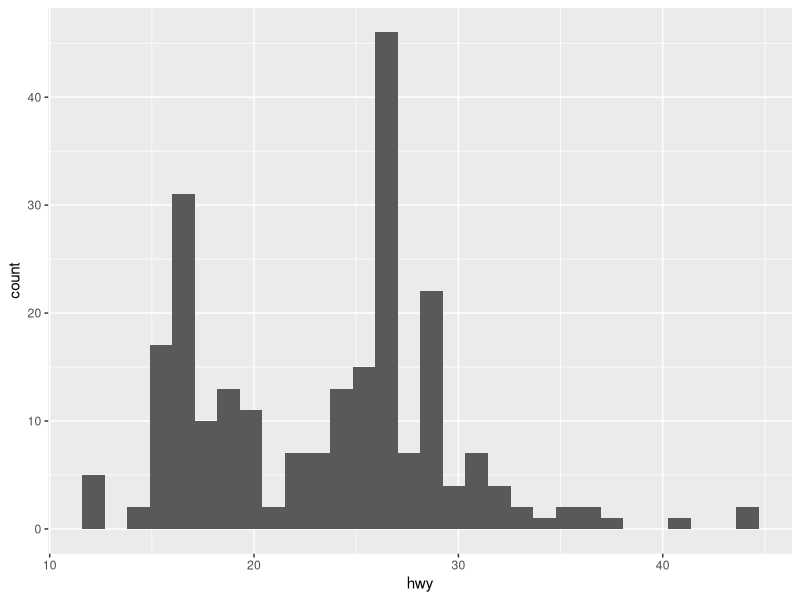
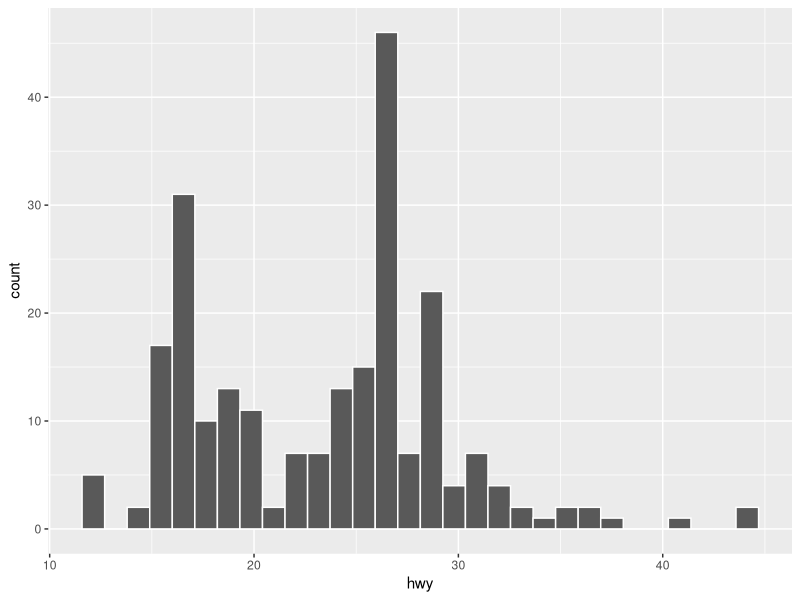
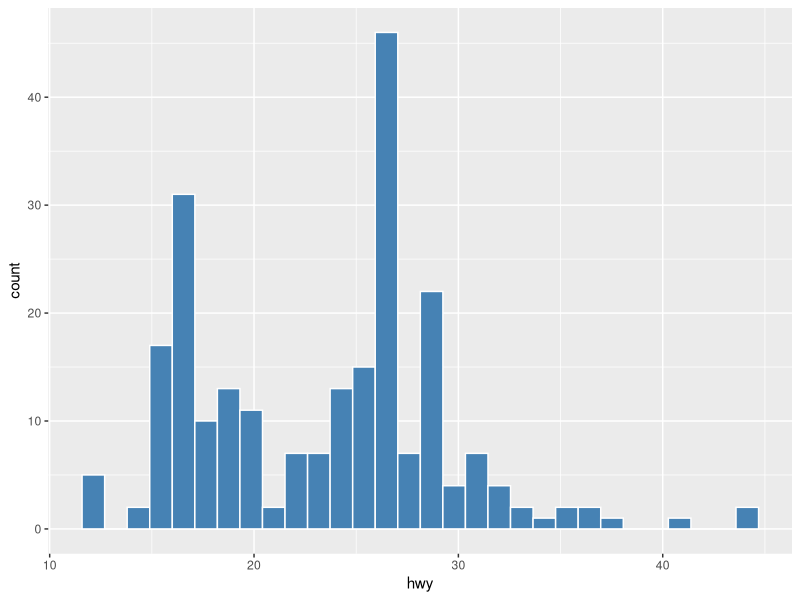
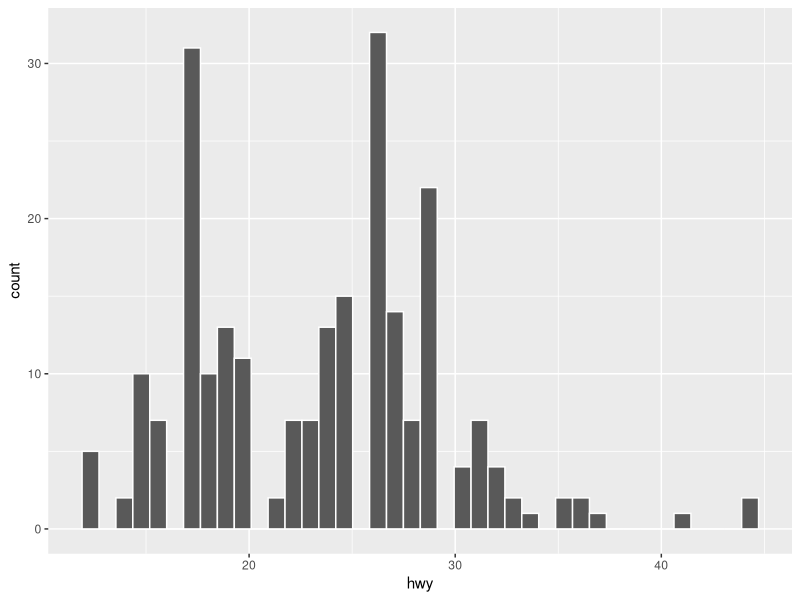
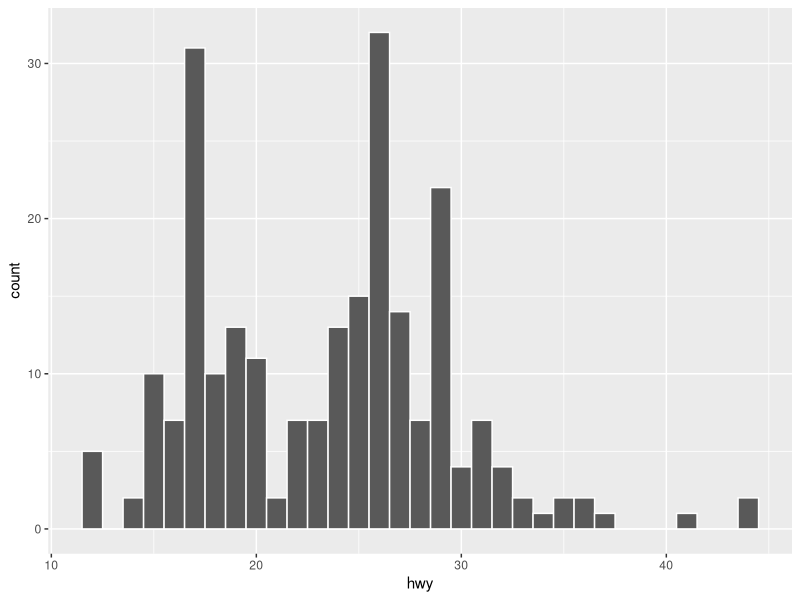
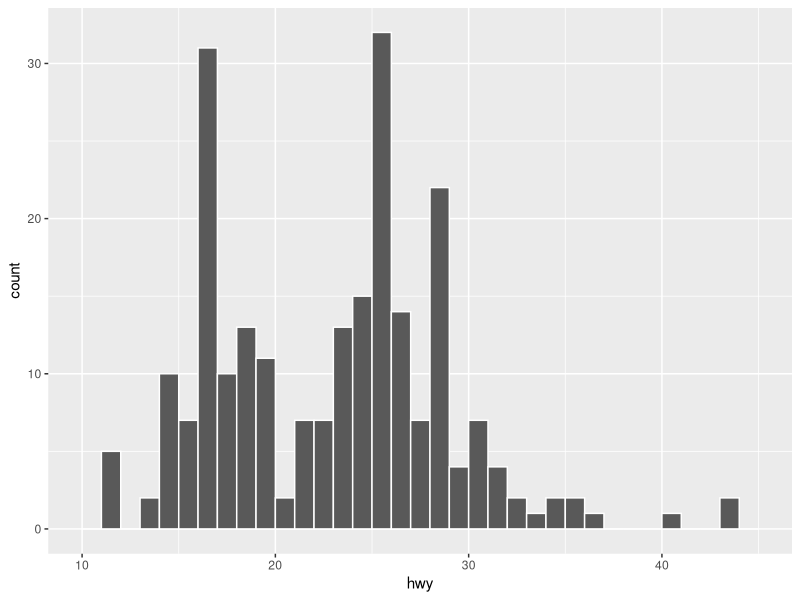
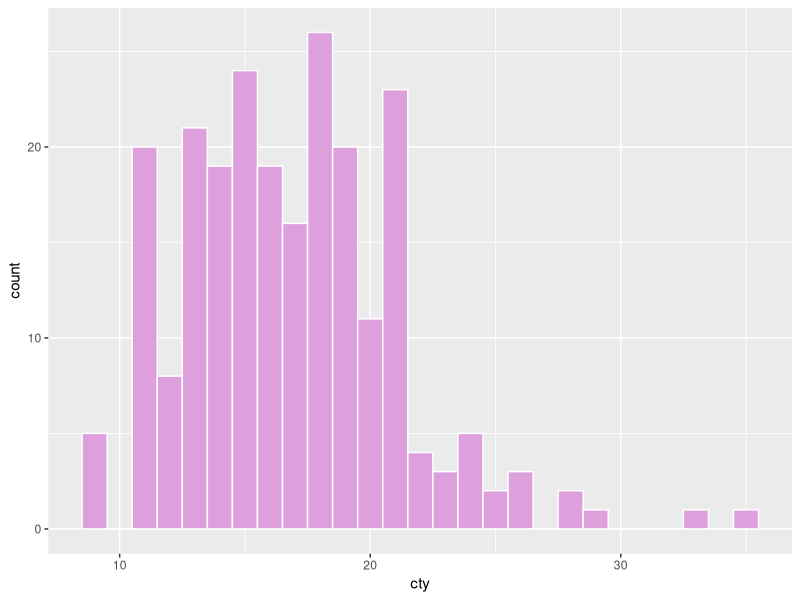
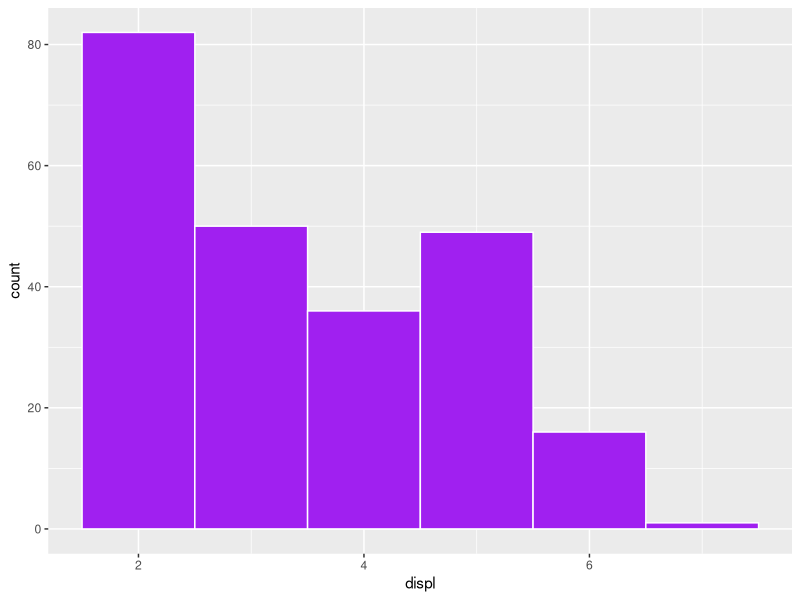

Source code (R) for these figures, in order:
library(tidyverse)
library(ggplot2)
ggplot(mpg) +
    geom_histogram(mapping = aes(x = hwy))

ggplot(mpg) +
  geom_histogram(mapping = aes(x = hwy), color="white")

ggplot(mpg) +
  geom_histogram(mapping = aes(x = hwy), color = "white", fill = "steelblue")

ggplot(mpg)+
  geom_histogram(mapping = aes(x=hwy),color="white",bins=40)

ggplot(mpg)+
  geom_histogram(mapping = aes(x=hwy),color="white",binwidth=1)


ggplot(mpg)+
  geom_histogram(mapping = aes(x=hwy),color="white",breaks=10:45)


ggplot (mpg) + 
  geom_histogram(mapping = aes(x=cty), binwidth = 1, bins = 20, color = "white", fill = "plum")

ggplot (mpg) + 
  geom_histogram(mapping = aes(x=displ), binwidth = 1, bins = 20, color = "white", fill = "purple")

ggplot(mpg)+
  geom_freqpoly(mapping = aes(x=hwy))

ggplot(mpg)+
  geom_freqpoly(mapping = aes(x=hwy,color=drv))

ggplot(mpg)+
  geom_histogram(mapping = aes(x=hwy),color="white")+
  facet_wrap(~drv)

ggplot(mpg)+
  geom_boxplot(mapping = aes(y=hwy))


ggplot(mpg)+
  geom_boxplot(mapping = aes(x=drv,y=hwy))

ggplot(mpg)+
  geom_boxplot(mapping = aes(y=drv,x=hwy))

ggplot(mpg)+
  geom_boxplot(mapping = aes(x=class,y=hwy))

ggplot(mpg)+
  geom_violin(mapping = aes(x=class,y=hwy))

ggplot(mpg)+
  geom_bar(mapping = aes(x=drv))

ggplot(mpg)+
  geom_bar(mapping = aes(x=trans))

ggplot(mpg)+
  geom_bar(mapping = aes(x=trans,fill = drv ))

ggplot(mpg)+
  geom_bar(mapping = aes(x=trans,color = drv ))

ggplot(mpg)+
  geom_bar(mapping = aes(x=trans,fill = drv ),position = "dodge")

ggplot(data = mpg) + 
  geom_point(mapping = aes(x = displ, y = hwy)) +
  geom_smooth(mapping = aes(x = displ, y = hwy))

ggplot(data = mpg,mapping = aes(x = displ, y = hwy)) + 
  geom_point() +
  geom_smooth()

ggplot(data = mpg, mapping = aes(x = displ, y = hwy)) + 
  geom_point(mapping = aes(color = class)) + 
  geom_smooth()

ggplot(data = mpg, mapping = aes(x = displ, y = hwy)) + 
  geom_point(mapping = aes(color = class)) + 
  geom_smooth(data = filter(mpg, class == "subcompact"), se = FALSE)

ggplot(data = mpg, mapping = aes(x = displ, y = hwy, color = drv)) +
  geom_point() +
  geom_smooth(se = FALSE)

ggplot(mpg, aes(x = displ, y = hwy)) +
  geom_point(aes(color = drv)) +
  geom_smooth(aes(linetype = drv), se = FALSE)


ggplot(mpg, aes(x = displ, y = hwy)) +
  geom_point(size = 4, color = "white") +
  geom_point(aes(color = drv))

ggplot(mpg, aes(x=displ, y = hwy)) + 
   geom_point(aes(color = drv)) + 
  geom_smooth(se = FALSE)
 
